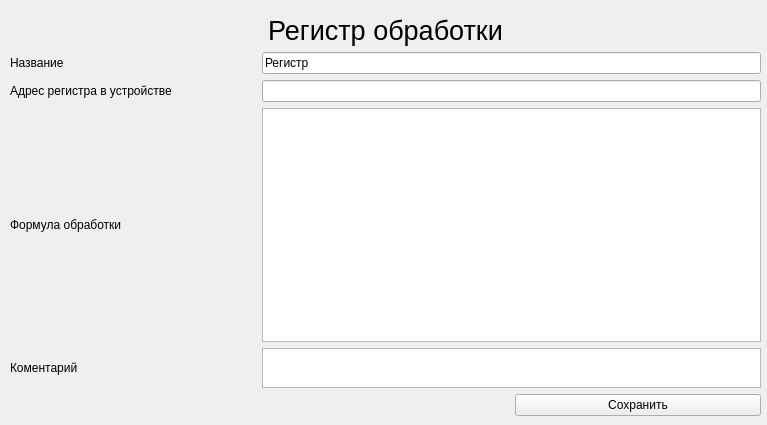
<?xml version="1.0" encoding="UTF-8"?>
<ui version="4.0">
 <class>RegisterDataProcessingForm</class>
 <widget class="QWidget" name="RegisterDataProcessingForm">
  <property name="geometry">
   <rect>
    <x>0</x>
    <y>0</y>
    <width>767</width>
    <height>425</height>
   </rect>
  </property>
  <property name="windowTitle">
   <string>Form</string>
  </property>
  <widget class="QWidget" name="gridLayoutWidget">
   <property name="geometry">
    <rect>
     <x>10</x>
     <y>15</y>
     <width>751</width>
     <height>401</height>
    </rect>
   </property>
   <layout class="QGridLayout" name="gridLayout">
    <item row="2" column="0">
     <widget class="QLabel" name="label_3">
      <property name="text">
       <string>Адрес регистра в устройстве</string>
      </property>
     </widget>
    </item>
    <item row="2" column="1" colspan="2">
     <widget class="QLineEdit" name="leAddress"/>
    </item>
    <item row="4" column="1" colspan="2">
     <widget class="QTextEdit" name="teComent">
      <property name="maximumSize">
       <size>
        <width>16777215</width>
        <height>40</height>
       </size>
      </property>
      <property name="html">
       <string>&lt;!DOCTYPE HTML PUBLIC &quot;-//W3C//DTD HTML 4.0//EN&quot; &quot;http://www.w3.org/TR/REC-html40/strict.dtd&quot;&gt;
&lt;html&gt;&lt;head&gt;&lt;meta name=&quot;qrichtext&quot; content=&quot;1&quot; /&gt;&lt;style type=&quot;text/css&quot;&gt;
p, li { white-space: pre-wrap; }
&lt;/style&gt;&lt;/head&gt;&lt;body style=&quot; font-family:'Sans Serif'; font-size:9pt; font-weight:400; font-style:normal;&quot;&gt;
&lt;p style=&quot;-qt-paragraph-type:empty; margin-top:0px; margin-bottom:0px; margin-left:0px; margin-right:0px; -qt-block-indent:0; text-indent:0px;&quot;&gt;&lt;br /&gt;&lt;/p&gt;&lt;/body&gt;&lt;/html&gt;</string>
      </property>
     </widget>
    </item>
    <item row="1" column="0">
     <widget class="QLabel" name="label_2">
      <property name="text">
       <string>Название</string>
      </property>
     </widget>
    </item>
    <item row="4" column="0">
     <widget class="QLabel" name="label_6">
      <property name="text">
       <string>Коментарий</string>
      </property>
     </widget>
    </item>
    <item row="1" column="1" colspan="2">
     <widget class="QLineEdit" name="leTitle">
      <property name="text">
       <string>Регистр</string>
      </property>
     </widget>
    </item>
    <item row="0" column="0" colspan="3">
     <widget class="QLabel" name="label">
      <property name="font">
       <font>
        <pointsize>20</pointsize>
       </font>
      </property>
      <property name="text">
       <string>Регистр обработки</string>
      </property>
      <property name="alignment">
       <set>Qt::AlignCenter</set>
      </property>
     </widget>
    </item>
    <item row="3" column="1" colspan="2">
     <widget class="QTextEdit" name="teFormula"/>
    </item>
    <item row="3" column="0">
     <widget class="QLabel" name="label_7">
      <property name="text">
       <string>Формула обработки</string>
      </property>
     </widget>
    </item>
    <item row="5" column="2">
     <widget class="QPushButton" name="btSave">
      <property name="text">
       <string>Сохранить</string>
      </property>
     </widget>
    </item>
   </layout>
  </widget>
 </widget>
 <resources/>
 <connections>
  <connection>
   <sender>btSave</sender>
   <signal>clicked()</signal>
   <receiver>RegisterDataProcessingForm</receiver>
   <slot>saveConfigNode()</slot>
   <hints>
    <hint type="sourcelabel">
     <x>482</x>
     <y>310</y>
    </hint>
    <hint type="destinationlabel">
     <x>242</x>
     <y>309</y>
    </hint>
   </hints>
  </connection>
 </connections>
 <slots>
  <slot>saveConfigNode()</slot>
 </slots>
</ui>
